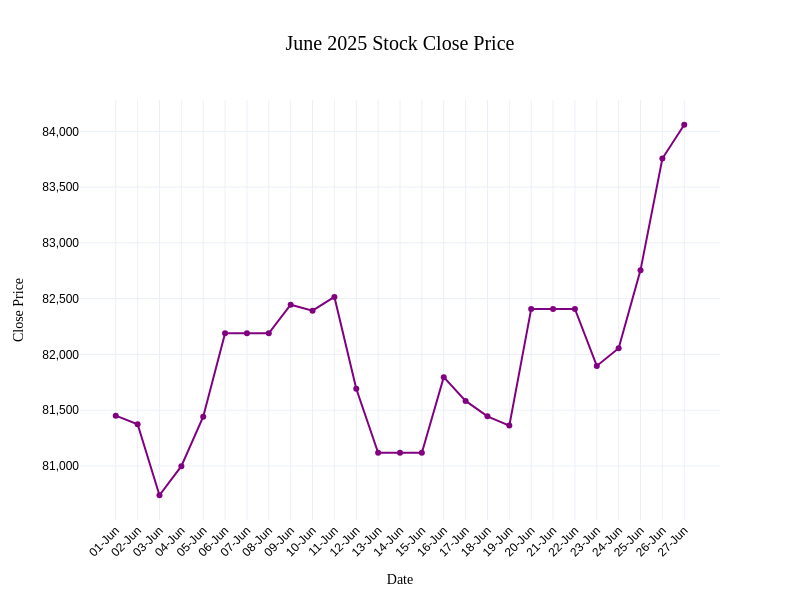

The cell this chart's notebook holds for it:
### Markdown cell above
# June 2025 Stock Analysis

### Code cell
import pandas as pd
import plotly.graph_objects as go

# Load Excel
file_path = r"D:\Akhila\ADQ\SENSEX\VERSION_4\Datasets\Sensex_with weekends(1981 to 27-06-2025).xlsx"
df = pd.read_excel(file_path)

# Convert 'Date' and clean 'Close'
df['Date'] = pd.to_datetime(df['Date'], dayfirst=True, errors='coerce')
df['Close'] = df['Close'].astype(str).str.replace(',', '', regex=False)
df['Close'] = pd.to_numeric(df['Close'], errors='coerce')
df = df.dropna(subset=['Date', 'Close'])

# Filter for June 1 to June 27, 2025
mask = (df['Date'] >= '2025-06-01') & (df['Date'] <= '2025-06-27')
df_june = df.loc[mask].copy()

# Ensure all dates from June 1–27 are present
all_dates = pd.date_range(start='2025-06-01', end='2025-06-27')
df_june.set_index('Date', inplace=True)
df_june = df_june.reindex(all_dates)
df_june.index.name = 'Date'
df_june.reset_index(inplace=True)

# Plotly Line Chart
fig = go.Figure()

fig.add_trace(go.Scatter(
    x=df_june['Date'],
    y=df_june['Close'],
    mode='lines+markers',
    line=dict(color='purple', width=2),
    marker=dict(size=6),
    name='Close Price'
))

# Layout Styling
fig.update_layout(
    title=dict(
        text='June 2025 Stock Close Price',
        x=0.5,
        font=dict(size=20, color='black', family='Arial Black')
    ),
    xaxis=dict(
        title=dict(
            text='Date',
            font=dict(size=14, color='black', family='Arial Black')
        ),
        tickfont=dict(size=12, color='black', family='Arial'),
        tickangle=-45,
        tickmode='array',
        tickvals=df_june['Date'],
        ticktext=df_june['Date'].dt.strftime('%d-%b')
    ),
     yaxis=dict(
        title=dict(
            text='Close Price',
            font=dict(size=14, color='black', family='Arial Black')
        ),
        tickfont=dict(size=12, color='black', family='Arial'),
        tickformat=','  # ✅ Shows full number like 10000 instead of 10k
    ),
    template='plotly_white',
    hovermode='x unified',
    showlegend=False,
    width=800,
    height=600
)

fig.show()

### Figure 1 — Plotly figure (JSON) as saved in the notebook; plotly's stock layout.template omitted (floating-point values rounded to 4 significant figures)
{"data": [{"line": {"color": "purple", "width": 2}, "marker": {"size": 6}, "mode": "lines+markers", "name": "Close Price", "type": "scatter", "x": ["2025-06-01T00:00:00.000000000", "2025-06-02T00:00:00.000000000", "2025-06-03T00:00:00.000000000", "2025-06-04T00:00:00.000000000", "2025-06-05T00:00:00.000000000", "2025-06-06T00:00:00.000000000", "2025-06-07T00:00:00.000000000", "2025-06-08T00:00:00.000000000", "2025-06-09T00:00:00.000000000", "2025-06-10T00:00:00.000000000", "2025-06-11T00:00:00.000000000", "2025-06-12T00:00:00.000000000", "2025-06-13T00:00:00.000000000", "2025-06-14T00:00:00.000000000", "2025-06-15T00:00:00.000000000", "2025-06-16T00:00:00.000000000", "2025-06-17T00:00:00.000000000", "2025-06-18T00:00:00.000000000", "2025-06-19T00:00:00.000000000", "2025-06-20T00:00:00.000000000", "2025-06-21T00:00:00.000000000", "2025-06-22T00:00:00.000000000", "2025-06-23T00:00:00.000000000", "2025-06-24T00:00:00.000000000", "2025-06-25T00:00:00.000000000", "2025-06-26T00:00:00.000000000", "2025-06-27T00:00:00.000000000"], "y": [81450.0, 81370.0, 80740.0, 81000.0, 81440.0, 82190.0, 82190.0, 82190.0, 82450.0, 82390.0, 82520.0, 81690.0, 81120.0, 81120.0, 81120.0, 81800.0, 81580.0, 81440.0, 81360.0, 82410.0, 82410.0, 82410.0, 81900.0, 82060.0, 82760.0, 83760.0, 84060.0]}], "layout": {"height": 600, "hovermode": "x unified", "showlegend": false, "title": {"font": {"color": "black", "family": "Arial Black", "size": 20}, "text": "June 2025 Stock Close Price", "x": 0.5}, "width": 800, "xaxis": {"tickangle": -45, "tickfont": {"color": "black", "family": "Arial", "size": 12}, "tickmode": "array", "ticktext": ["01-Jun", "02-Jun", "03-Jun", "04-Jun", "05-Jun", "06-Jun", "07-Jun", "08-Jun", "09-Jun", "10-Jun", "11-Jun", "12-Jun", "13-Jun", "14-Jun", "15-Jun", "16-Jun", "17-Jun", "18-Jun", "19-Jun", "20-Jun", "21-Jun", "22-Jun", "23-Jun", "24-Jun", "25-Jun", "26-Jun", "27-Jun"], "tickvals": ["2025-06-01T00:00:00.000000000", "2025-06-02T00:00:00.000000000", "2025-06-03T00:00:00.000000000", "2025-06-04T00:00:00.000000000", "2025-06-05T00:00:00.000000000", "2025-06-06T00:00:00.000000000", "2025-06-07T00:00:00.000000000", "2025-06-08T00:00:00.000000000", "2025-06-09T00:00:00.000000000", "2025-06-10T00:00:00.000000000", "2025-06-11T00:00:00.000000000", "2025-06-12T00:00:00.000000000", "2025-06-13T00:00:00.000000000", "2025-06-14T00:00:00.000000000", "2025-06-15T00:00:00.000000000", "2025-06-16T00:00:00.000000000", "2025-06-17T00:00:00.000000000", "2025-06-18T00:00:00.000000000", "2025-06-19T00:00:00.000000000", "2025-06-20T00:00:00.000000000", "2025-06-21T00:00:00.000000000", "2025-06-22T00:00:00.000000000", "2025-06-23T00:00:00.000000000", "2025-06-24T00:00:00.000000000", "2025-06-25T00:00:00.000000000", "2025-06-26T00:00:00.000000000", "2025-06-27T00:00:00.000000000"], "title": {"font": {"color": "black", "family": "Arial Black", "size": 14}, "text": "Date"}}, "yaxis": {"tickfont": {"color": "black", "family": "Arial", "size": 12}, "tickformat": ",", "title": {"font": {"color": "black", "family": "Arial Black", "size": 14}, "text": "Close Price"}}}}
